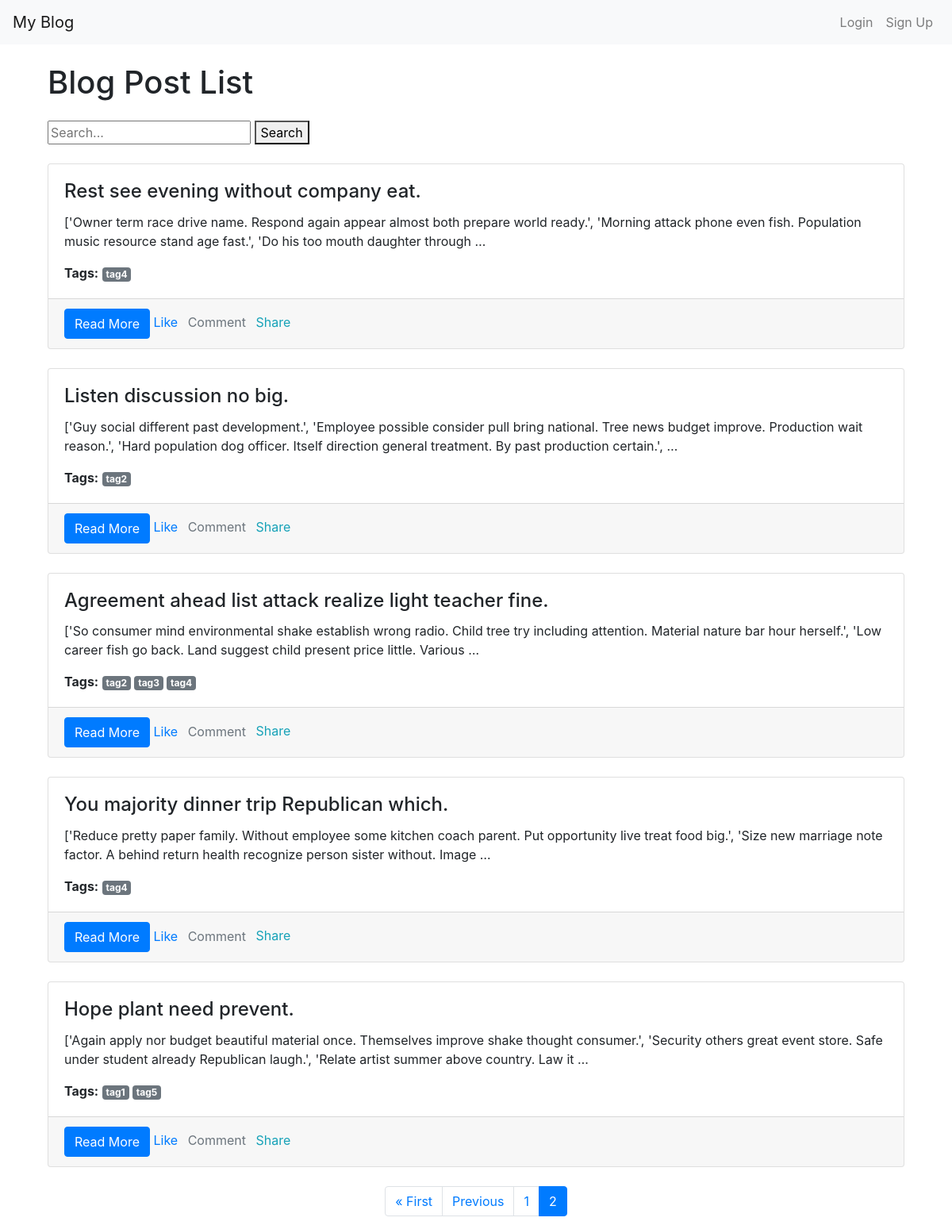
Page /blog/posts/?page=2 on the committed database.
### blog/models.py (models this page shows, shortened)
class Post(models.Model):
     title = models.CharField(max_length=255)
     content = models.TextField()
     author = models.ForeignKey(Author, on_delete=models.CASCADE)
     categories = models.ManyToManyField(Category)
     tags = models.ManyToManyField(Tag)
     created_at = models.DateTimeField(auto_now_add=True)
     updated_at = models.DateTimeField(auto_now=True)
     published = models.BooleanField(default=False)
     class Meta:
             ordering = ['-created_at']

class Tag(models.Model):
     name = models.CharField(max_length=255)
     slug = models.SlugField( blank=True)

### blog/views.py (the view)
# urls.py: path('posts/', PostListView.as_view(), name='post_list'),
class PostListView(ListView):
        model = Post
        template_name = 'blog/post_list.html'
        context_object_name = 'posts'
        paginate_by = 5  # Number of posts per page
        def get_queryset(self):
            query = self.request.GET.get('q')
            if query:
                return Post.objects.filter(title__icontains=query)
            else:
                return Post.objects.all().order_by('-created_at')
        def get_context_data(self, **kwargs):
            context = super().get_context_data(**kwargs)
            context['query'] = self.request.GET.get('q', '')
            return context

### blog/templates/blog/post_list.html (shortened to what this page needs)
<!DOCTYPE html>
<html>
    {% extends "accounts/base.html" %}
    {% block content %}
        <body>
            <div class="container">
                <h1 class="my-4">Blog Post List</h1>
                <form method="GET" action="{% url 'post_list' %}">
                    <input type="text" name="q" placeholder="Search..." value="{{ query }}">
                    <button type="submit">Search</button>
                </form>
                <div class="row mt-4">
                {% for post in posts %}
                    <div class="col-lg-12 col-md-6 mb-4">
                        <div class="card h-100">
                            <div class="card-body">
                            <h4 class="card-title">{{ post.title }}</h4>
                            <p class="card-text">{{ post.content|truncatewords:30 }}</p>
                            <p class="card-text">
                                <strong>Tags:</strong>
                                {% for tag in post.tags.all %}
                                    <a href="{% url 'tagged_post_list' tag.slug %}" class="badge badge-secondary">{{ tag.name }}</a>
                                {% endfor %}
                            </p>
                        </div>
                            <div class="card-footer">
                                <a href="{% url 'post_detail' pk=post.pk %}" class="btn btn-primary">Read More</a>
                            <a href="#" class="text-primary mr-2">
                                 Like
                            </a>
                            <a href="#" class="text-secondary mr-2">
                                 Comment
                            </a>
                            <a href="#" class="text-info">
                                 Share
                            </a>
                            </div>
                        </div>
                    </div>
                {% endfor %}
                </div>
                <nav aria-label="Page navigation">
                    <ul class="pagination justify-content-center">
                        {% if is_paginated %}
                            {% if page_obj.has_previous %}
                                <li class="page-item">
                                    <a class="page-link" href="?page=1" tabindex="-1">&laquo; First</a>
                                </li>
                                <li class="page-item">
                                    <a class="page-link" href="?page={{ page_obj.previous_page_number }}">Previous</a>
                                </li>
                            {% endif %}
                            {% for num in page_obj.paginator.page_range %}
                                <li class="page-item {% if num == page_obj.number %}active{% endif %}">
                                    <a class="page-link" href="?page={{ num }}">{{ num }}</a>
                                </li>
                            {% endfor %}
                        {% endif %}
                    </ul>
                </nav>
            </div>
        </body>
        </div>
    {% endblock %}

### rows in the picture
Post: title "Rest see evening without company eat.", content "['Owner term race drive name. Respond again appear almost both prepare world ready.', 'Morning attack phone even fish. Population music resource stand age fast.', 'Do his too mouth daughter through …"
Tag: name "tag4"
Post: title "Listen discussion no big.", content "['Guy social different past development.', 'Employee possible consider pull bring national. Tree news budget improve. Production wait reason.', 'Hard population dog officer. Itself direction general treatment. By past production certain.', …"
Tag: name "tag2"
Post: title "Agreement ahead list attack realize light teacher fine.", content "['So consumer mind environmental shake establish wrong radio. Child tree try including attention. Material nature bar hour herself.', 'Low career fish go back. Land suggest child present price little. Various …"
Tag: name "tag3"
Post: title "You majority dinner trip Republican which.", content "['Reduce pretty paper family. Without employee some kitchen coach parent. Put opportunity live treat food big.', 'Size new marriage note factor. A behind return health recognize person sister without. Image …"
Post: title "Hope plant need prevent.", content "['Again apply nor budget beautiful material once. Themselves improve shake thought consumer.', 'Security others great event store. Safe under student already Republican laugh.', 'Relate artist summer above country. Law it …"
Tag: name "tag1"
Tag: name "tag5"

### other values in the picture
{{ num }} "1" "2"
